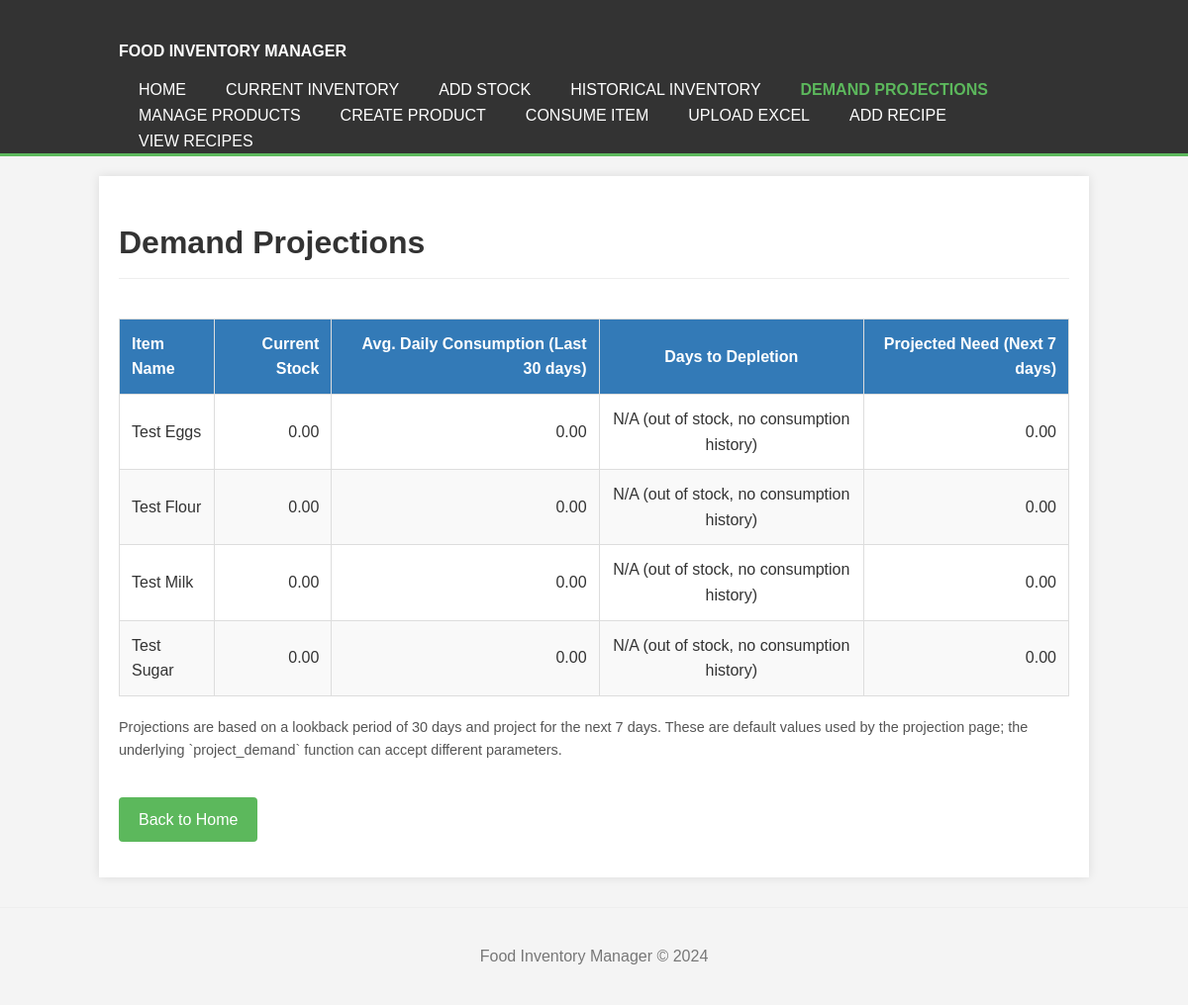
Page /inventory/projections on the earlier database version.
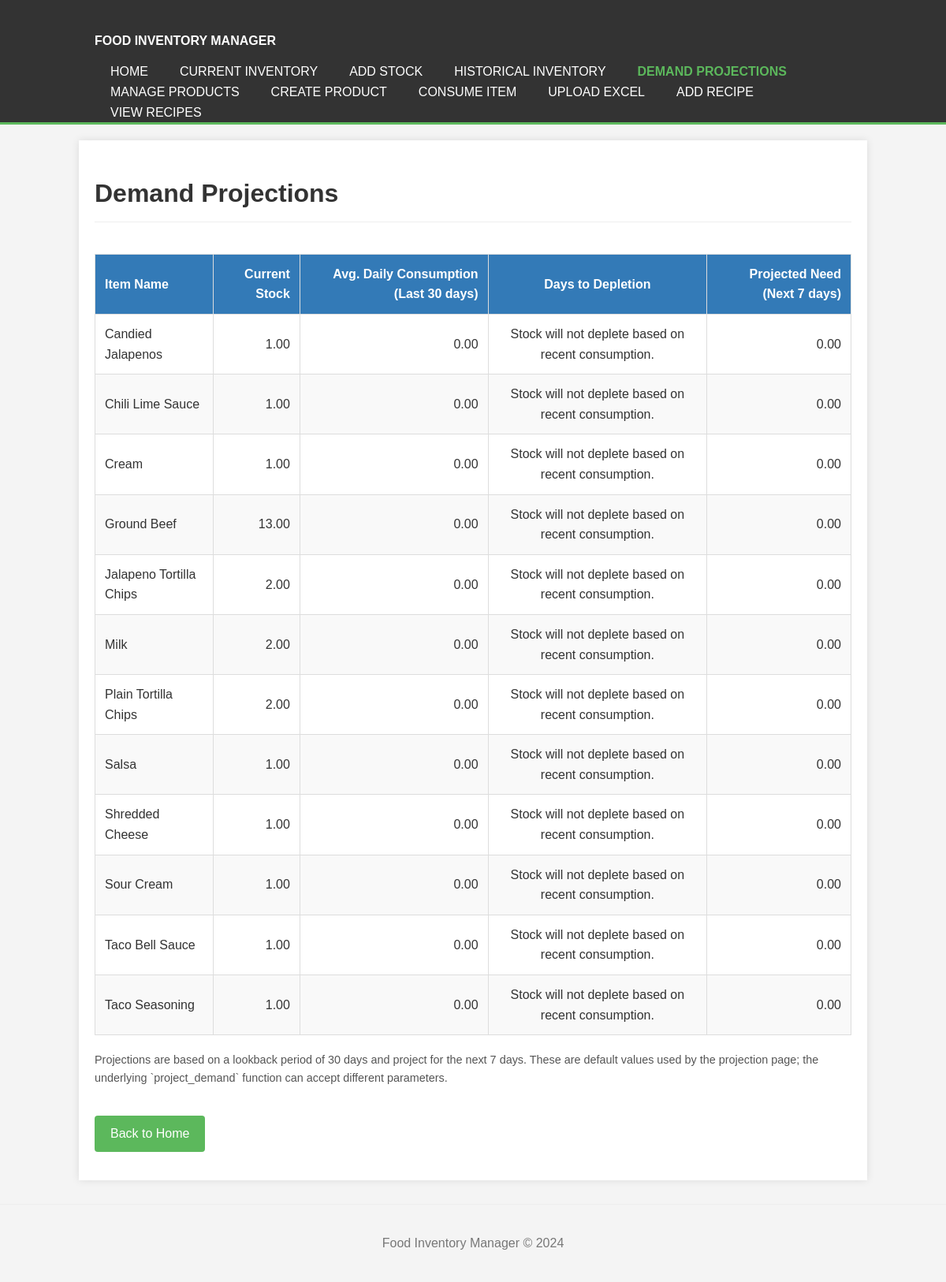
Same page on the later database version.
### tables this page shows
CREATE TABLE products (
                        id INTEGER PRIMARY KEY AUTOINCREMENT,
                        name TEXT NOT NULL UNIQUE,
                        category TEXT,
                        subcategory TEXT,
                        unit_of_measure TEXT NOT NULL,
                        default_expiry_days INTEGER NOT NULL,
                        par_level REAL DEFAULT 0,
                        max_holding_amount REAL DEFAULT 0,
                        purchase_location TEXT
                    );

### app.py (the view)
@app.route('/inventory/projections')
def projections_view():
    unique_item_names_for_proj = _get_unique_item_names(include_historical=True) # Use new helper
    projection_results_list = []
    if unique_item_names_for_proj:
        for item_name in unique_item_names_for_proj:
            projection_data = manager.project_demand(item_name) # Uses default lookback/projection days
            if projection_data and projection_data.get("success", True): # Check for success if manager might return that
                if 'product_name' in projection_data:
                    projection_data['item_name'] = projection_data.pop('product_name')
                projection_results_list.append(projection_data)
            elif projection_data and not projection_data.get("success", True):
                flash(f"Could not generate projection for {item_name}: {projection_data.get('message', 'Unknown error')}", "error")
    return render_template('projections.html', projections=projection_results_list)

### Food_manager.py (called while the page is built)
    def _get_db_connection(self):
        conn = sqlite3.connect(self.db_filepath)
        conn.row_factory = sqlite3.Row # Access columns by name
        return conn

    def get_product_by_name(self, name):
        try:
            with self._get_db_connection() as conn:
                cursor = conn.cursor()
                cursor.execute("SELECT * FROM products WHERE LOWER(name) = LOWER(?)", (name,))
                row = cursor.fetchone()
                return dict(row) if row else None
        except sqlite3.Error as e:
            print(f"Database error getting product by name '{name}': {e}")
            return None

    def get_all_products(self):
        items = []
        try:
            with self._get_db_connection() as conn:
                cursor = conn.cursor()
                cursor.execute("SELECT * FROM products ORDER BY name ASC")
                rows = cursor.fetchall()
                for row in rows:
                    items.append(dict(row))
        except sqlite3.Error as e:
            print(f"Database error fetching all products: {e}")
        return items

    def _parse_quantity_string(self, quantity_str):
        if isinstance(quantity_str, (int, float)):
            return float(quantity_str)
        s_quantity_str = str(quantity_str).strip()
        if not s_quantity_str:
            return 0.0
        parts = s_quantity_str.split()
        try:
            return float(parts[0])
        except (ValueError, IndexError):
            if s_quantity_str: # Check if the original stripped string was non-empty
                return 1.0
            return 0.0 # Default for completely unparseable or empty strings

### app.py (called while the page is built)
def _get_unique_item_names(include_historical=False):
    all_products = manager.get_all_products()
    unique_names = set(product['name'] for product in all_products if 'name' in product)
    return sorted(list(unique_names))

### templates/projections.html (shortened to what this page needs)
{% extends "base.html" %}
{% block page_header %}
    <h1 class="page-title">Demand Projections</h1>
{% endblock %}
{% block content %}
    {% if projections %}
    <div class="table-responsive-wrapper">
        <table>
            <thead>
                <tr>
                    <th class="projections-header">Item Name</th>
                    <th class="projections-header text-right">Current Stock</th>
                    <th class="projections-header text-right">Avg. Daily Consumption (Last {{ projections[0].lookback_days if projections else 'N/A' }} days)</th>
                    <th class="projections-header text-center">Days to Depletion</th>
                    <th class="projections-header text-right">Projected Need (Next {{ projections[0].projection_days if projections else 'N/A' }} days)</th>
                </tr>
            </thead>
            <tbody>
                {% for proj in projections %}
                <tr>
                    <td>{{ proj.item_name }}</td>
                    <td class="text-right">{{ "%.2f"|format(proj.current_stock) if proj.current_stock is number else proj.current_stock }}</td>
                    <td class="text-right">{{ "%.2f"|format(proj.avg_daily_consumption) }}</td>
                    <td class="text-center">{{ proj.days_to_depletion }}</td>
                    <td class="text-right">{{ "%.2f"|format(proj.projected_need) }}</td>
                </tr>
                {% endfor %}
            </tbody>
        </table>
    </div>
        {% if projections and projections[0] %}
        <p style="font-size: 0.9em; color: #555; margin-top: 10px;">
            Projections are based on a lookback period of {{ projections[0].lookback_days }} days and project for the next {{ projections[0].projection_days }} days.
            These are default values used by the projection page; the underlying `project_demand` function can accept different parameters.
        </p>
        {% endif %}
    {% else %}
        <p class="empty-message">No items found in current or historical inventory to generate projections.</p>
    {% endif %}
    <p><a href="{{ url_for('home') }}" class="nav-link-button" style="margin-top: 20px;">Back to Home</a></p>
{% endblock %}

### templates/base.html (shortened to what this page needs)
<!doctype html>
<html lang="en">
<head>
    <link rel="stylesheet" href="{{ url_for('static', filename='style.css') }}">
</head>
<body>
    <header>
        <div class="container">
            <div id="branding">
                <h1><a href="{{ url_for('home') }}">Food Inventory Manager</a></h1>
            </div>
            <nav>
                <ul>
                    <li class="{% if request.endpoint == 'home' %}current{% endif %}"><a href="{{ url_for('home') }}">Home</a></li>
                    <li class="{% if request.endpoint == 'current_inventory_view' %}current{% endif %}"><a href="{{ url_for('current_inventory_view') }}">Current Inventory</a></li>
                    <li class="{% if request.endpoint == 'add_inventory_stock_view' %}current{% endif %}"><a href="{{ url_for('add_inventory_stock_view') }}">Add Stock</a></li>
                    <li class="{% if request.endpoint == 'historical_inventory_view' %}current{% endif %}"><a href="{{ url_for('historical_inventory_view') }}">Historical Inventory</a></li>
                    <li class="{% if request.endpoint == 'projections_view' %}current{% endif %}"><a href="{{ url_for('projections_view') }}">Demand Projections</a></li>
                    <li class="{% if request.endpoint == 'list_products_view' %}current{% endif %}"><a href="{{ url_for('list_products_view') }}">Manage Products</a></li>
                    <li class="{% if request.endpoint == 'create_product_view' %}current{% endif %}"><a href="{{ url_for('create_product_view') }}">Create Product</a></li>
                    <li class="{% if request.endpoint == 'consume_item_view' %}current{% endif %}"><a href="{{ url_for('consume_item_view') }}">Consume Item</a></li>
                    <li class="{% if request.endpoint == 'upload_excel_view' %}current{% endif %}"><a href="{{ url_for('upload_excel_view') }}">Upload Excel</a></li>
                    <li class="{% if request.endpoint == 'add_recipe_view' %}current{% endif %}"><a href="{{ url_for('add_recipe_view') }}">Add Recipe</a></li>
                    <li class="{% if request.endpoint == 'recipes_list_view' %}current{% endif %}"><a href="{{ url_for('recipes_list_view') }}">View Recipes</a></li>
                </ul>
            </nav>
        </div>
    </header>
    <div class="container main-content">
        {% block page_header %}{% endblock %}
        {% block content %}{% endblock %}
    </div>
    <footer>
        <p>Food Inventory Manager &copy; 2024</p>
    </footer>
</body>
</html>

### static/style.css (style rules this page uses)
body { font-family: Arial, sans-serif; margin: 0; padding: 0; background-color: #f4f4f4; color: #333; line-height: 1.6; }
.container { width: 80%; margin: auto; overflow: hidden; padding: 0 20px; }
header { background: #333; color: #fff; padding-top: 30px; min-height: 70px; border-bottom: #5cb85c 3px solid; }
header a { color: #fff; text-decoration: none; text-transform: uppercase; font-size: 16px; }
header ul { padding: 0; margin: 0; list-style: none; overflow: hidden; }
header #branding { float: left; }
header #branding h1 { margin: 0; font-size: 24px; }
header nav { float: right; margin-top: 10px; }
header .highlight, header .current a { color: #5cb85c; font-weight: bold; }
header li { float: left; display: inline; padding: 0 20px 0 20px; }
.main-content { padding: 20px; background: #fff; margin-top: 20px; box-shadow: 0 0 10px rgba(0,0,0,0.1); }
h1, h2, h3 { color: #333; }
h1.page-title { margin-bottom: 20px; color: #333; border-bottom: 1px solid #eee; padding-bottom: 10px; }
table { width: 100%; border-collapse: collapse; margin-top: 20px; box-shadow: 0 2px 3px rgba(0,0,0,0.1); }
th, td { padding: 12px; border: 1px solid #ddd; text-align: left; vertical-align: middle; }
th { color: white; font-weight: bold; }
th.projections-header { background-color: #337ab7; }
tr:nth-child(even) { background-color: #f9f9f9; }
a { color: #5cb85c; text-decoration: none; }
.button, .nav-link-button { display: inline-block; margin-top: 20px; padding: 10px 20px; background-color: #5cb85c; color: white !important; border-radius: 4px; text-decoration: none; border: none; cursor: pointer; }
footer { text-align: center; padding: 20px; margin-top: 30px; color: #777; border-top: 1px solid #eee; }
.table-responsive-wrapper { overflow-x: auto; margin-top: 20px; margin-bottom: 20px; }
.text-right { text-align: right !important; }
.text-center { text-align: center !important; }

Differences in the rows shown:
removed products: item_name "Test Milk", current_stock "0.00", avg_daily_consumption "0.00", days_to_depletion "N/A (out of stock, no consumption history)", projected_need "0.00"
removed products: item_name "Test Sugar", current_stock "0.00", avg_daily_consumption "0.00", days_to_depletion "N/A (out of stock, no consumption history)", projected_need "0.00"
added products: item_name "Candied Jalapenos", par_level "1.00", avg_daily_consumption "0.00", days_to_depletion "Stock will not deplete based on recent consumption.", projected_need "0.00"
added products: item_name "Chili Lime Sauce", par_level "1.00", avg_daily_consumption "0.00", days_to_depletion "Stock will not deplete based on recent consumption.", projected_need "0.00"
added products: item_name "Cream", par_level "1.00", avg_daily_consumption "0.00", days_to_depletion "Stock will not deplete based on recent consumption.", projected_need "0.00"
added products: item_name "Ground Beef", current_stock "13.00", avg_daily_consumption "0.00", days_to_depletion "Stock will not deplete based on recent consumption.", projected_need "0.00"
added products: item_name "Jalapeno Tortilla Chips", id "2.00", avg_daily_consumption "0.00", days_to_depletion "Stock will not deplete based on recent consumption.", projected_need "0.00"
added products: item_name "Milk", current_stock "2.00", avg_daily_consumption "0.00", days_to_depletion "Stock will not deplete based on recent consumption.", projected_need "0.00"
added products: item_name "Plain Tortilla Chips", current_stock "2.00", avg_daily_consumption "0.00", days_to_depletion "Stock will not deplete based on recent consumption.", projected_need "0.00"
changed products: item_name "Test Eggs" → "Salsa"; par_level "0.00" → "1.00"; days_to_depletion "N/A (out of stock, no consumption history)" → "Stock will not deplete based on recent consumption."
added products: item_name "Shredded Cheese", par_level "1.00", avg_daily_consumption "0.00", days_to_depletion "Stock will not deplete based on recent consumption.", projected_need "0.00"
changed products: item_name "Test Flour" → "Sour Cream"; current_stock "0.00" → "1.00"; days_to_depletion "N/A (out of stock, no consumption history)" → "Stock will not deplete based on recent consumption."
added products: item_name "Taco Bell Sauce", par_level "1.00", avg_daily_consumption "0.00", days_to_depletion "Stock will not deplete based on recent consumption.", projected_need "0.00"
added products: item_name "Taco Seasoning", par_level "1.00", avg_daily_consumption "0.00", days_to_depletion "Stock will not deplete based on recent consumption.", projected_need "0.00"
